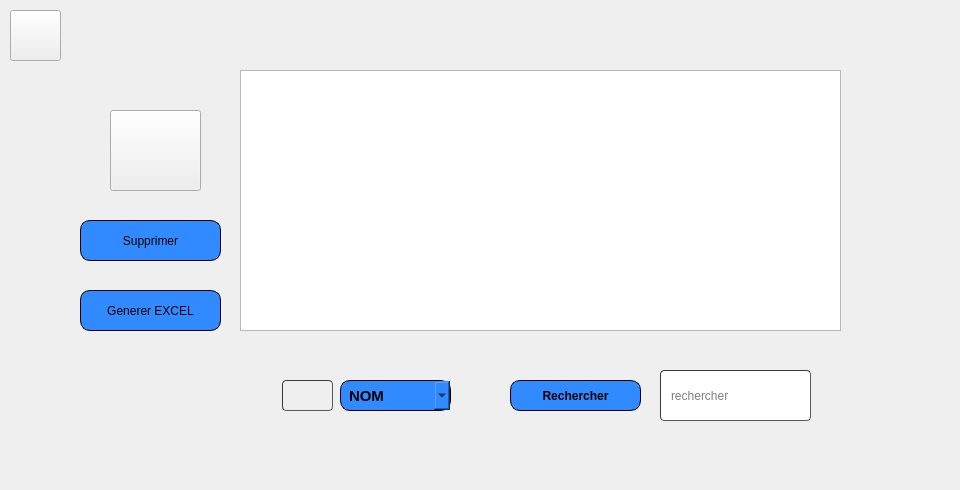
         <widget class="QWidget" name="page_26">
          <property name="styleSheet">
           <string notr="true"/>
          </property>
          <widget class="QComboBox" name="comboBox_emp">
           <property name="geometry">
            <rect>
             <x>340</x>
             <y>380</y>
             <width>111</width>
             <height>31</height>
            </rect>
           </property>
           <property name="font">
            <font>
             <family>Arial</family>
             <pointsize>11</pointsize>
             <weight>75</weight>
             <italic>false</italic>
             <bold>true</bold>
            </font>
           </property>
           <property name="styleSheet">
            <string notr="true">		border: 1px solid black;
border-radius: 10px;
padding: 0 8px;
background: #318aff;
font: bold, &quot;Arial&quot;;;
text-align:center;
</string>
           </property>
           <item>
            <property name="text">
             <string>NOM</string>
            </property>
           </item>
           <item>
            <property name="text">
             <string>PRENOM</string>
            </property>
           </item>
           <item>
            <property name="text">
             <string>SALAIRE</string>
            </property>
           </item>
          </widget>
          <widget class="QPushButton" name="excel_emp">
           <property name="geometry">
            <rect>
             <x>80</x>
             <y>290</y>
             <width>141</width>
             <height>41</height>
            </rect>
           </property>
           <property name="styleSheet">
            <string notr="true">		border: 1px solid black;
border-radius: 10px;
padding: 0 8px;
background: #318aff;
font: bold, &quot;Arial&quot;;;
text-align:center;
</string>
           </property>
           <property name="text">
            <string>Generer EXCEL</string>
           </property>
           <property name="icon">
            <iconset resource="qt.qrc">
             <normaloff>:/new/prefix1/icons/unnamed.png</normaloff>:/new/prefix1/icons/unnamed.png</iconset>
           </property>
           <property name="iconSize">
            <size>
             <width>30</width>
             <height>30</height>
            </size>
           </property>
          </widget>
          <widget class="QPushButton" name="supprimer_emp">
           <property name="geometry">
            <rect>
             <x>80</x>
             <y>220</y>
             <width>141</width>
             <height>41</height>
            </rect>
           </property>
           <property name="styleSheet">
            <string notr="true">		border: 1px solid black;
border-radius: 10px;
padding: 0 8px;
background: #318aff;
font: bold, &quot;Arial&quot;;;
text-align:center;
</string>
           </property>
           <property name="text">
            <string>Supprimer</string>
           </property>
           <property name="icon">
            <iconset resource="qt.qrc">
             <normaloff>:/new/prefix1/icons/PP.png</normaloff>:/new/prefix1/icons/PP.png</iconset>
           </property>
           <property name="iconSize">
            <size>
             <width>30</width>
             <height>30</height>
            </size>
           </property>
           <property name="autoDefault">
            <bool>true</bool>
           </property>
          </widget>
          <widget class="QLineEdit" name="recherche_emp">
           <property name="geometry">
            <rect>
             <x>660</x>
             <y>370</y>
             <width>151</width>
             <height>51</height>
            </rect>
           </property>
           <property name="styleSheet">
            <string notr="true">	border-width: 1px; border-radius: 4px;
	border-color: rgb(58, 58, 58);
	border-style: inset;
	padding: 0 8px;


	selection-background-color: rgb(187, 187, 187);
	
gridline-color: rgb(0, 0, 255);</string>
           </property>
           <property name="placeholderText">
            <string>rechercher</string>
           </property>
          </widget>
          <widget class="QPushButton" name="search_emp">
           <property name="geometry">
            <rect>
             <x>510</x>
             <y>380</y>
             <width>131</width>
             <height>31</height>
            </rect>
           </property>
           <property name="font">
            <font>
             <family>Arial</family>
             <pointsize>9</pointsize>
             <weight>75</weight>
             <italic>false</italic>
             <bold>true</bold>
            </font>
           </property>
           <property name="layoutDirection">
            <enum>Qt::LeftToRight</enum>
           </property>
           <property name="styleSheet">
            <string notr="true">		border: 1px solid black;
border-radius: 10px;
padding: 0 8px;
background: #318aff;
font: bold, &quot;Arial&quot;;;
text-align:center;
</string>
           </property>
           <property name="text">
            <string>Rechercher</string>
           </property>
           <property name="icon">
            <iconset resource="qt.qrc">
             <normaloff>:/new/prefix1/icons/AP.png</normaloff>:/new/prefix1/icons/AP.png</iconset>
           </property>
           <property name="iconSize">
            <size>
             <width>30</width>
             <height>30</height>
            </size>
           </property>
          </widget>
          <widget class="QTableView" name="tableView_emp">
           <property name="geometry">
            <rect>
             <x>240</x>
             <y>70</y>
             <width>601</width>
             <height>261</height>
            </rect>
           </property>
           <property name="styleSheet">
            <string notr="true">gridline-color: rgb(0, 0, 255);

selection-color: rgb(0, 0, 255);</string>
           </property>
          </widget>
          <widget class="QPushButton" name="ajouter_emp">
           <property name="enabled">
            <bool>true</bool>
           </property>
           <property name="geometry">
            <rect>
             <x>110</x>
             <y>110</y>
             <width>91</width>
             <height>81</height>
            </rect>
           </property>
           <property name="styleSheet">
            <string notr="true">gridline-color: rgb(0, 0, 255);</string>
           </property>
           <property name="text">
            <string/>
           </property>
           <property name="icon">
            <iconset resource="qt.qrc">
             <normaloff>:/new/prefix1/icons/60745.png</normaloff>:/new/prefix1/icons/60745.png</iconset>
           </property>
           <property name="iconSize">
            <size>
             <width>91</width>
             <height>81</height>
            </size>
           </property>
           <property name="autoDefault">
            <bool>false</bool>
           </property>
          </widget>
          <widget class="QLabel" name="label_105">
           <property name="geometry">
            <rect>
             <x>70</x>
             <y>10</y>
             <width>801</width>
             <height>441</height>
            </rect>
           </property>
           <property name="text">
            <string/>
           </property>
           <property name="pixmap">
            <pixmap resource="qt.qrc">:/new/prefix1/icons/imf.jpg</pixmap>
           </property>
          </widget>
          <widget class="QLabel" name="label_106">
           <property name="geometry">
            <rect>
             <x>0</x>
             <y>-10</y>
             <width>951</width>
             <height>481</height>
            </rect>
           </property>
           <property name="text">
            <string/>
           </property>
           <property name="pixmap">
            <pixmap resource="qt.qrc">:/new/prefix1/icons/haya.png</pixmap>
           </property>
          </widget>
          <widget class="QPushButton" name="pushButton_4">
           <property name="geometry">
            <rect>
             <x>282</x>
             <y>380</y>
             <width>51</width>
             <height>31</height>
            </rect>
           </property>
           <property name="styleSheet">
            <string notr="true">	border-width: 1px; border-radius: 4px;
	border-color: rgb(58, 58, 58);
	border-style: inset;
	padding: 0 8px;


	selection-color: rgb(60, 63, 65);</string>
           </property>
           <property name="text">
            <string/>
           </property>
           <property name="icon">
            <iconset resource="qt.qrc">
             <normaloff>:/new/prefix1/icons/sort.png</normaloff>:/new/prefix1/icons/sort.png</iconset>
           </property>
           <property name="iconSize">
            <size>
             <width>81</width>
             <height>31</height>
            </size>
           </property>
          </widget>
          <widget class="QPushButton" name="home_employe">
           <property name="geometry">
            <rect>
             <x>10</x>
             <y>10</y>
             <width>51</width>
             <height>51</height>
            </rect>
           </property>
           <property name="styleSheet">
            <string notr="true">background-image: url(:/new/prefix1/icons/icons8_home_48px.png);</string>
           </property>
           <property name="text">
            <string/>
           </property>
          </widget>
          <zorder>label_106</zorder>
          <zorder>label_105</zorder>
          <zorder>pushButton_4</zorder>
          <zorder>comboBox_emp</zorder>
          <zorder>excel_emp</zorder>
          <zorder>supprimer_emp</zorder>
          <zorder>recherche_emp</zorder>
          <zorder>search_emp</zorder>
          <zorder>tableView_emp</zorder>
          <zorder>ajouter_emp</zorder>
          <zorder>home_employe</zorder>
         </widget>
